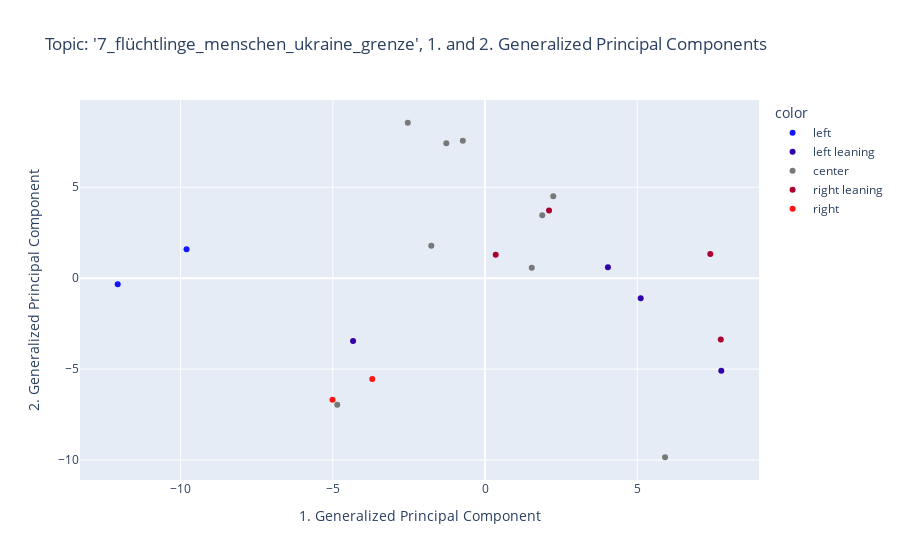

Notebook code cell kept with this figure:
### Code cell
from glmpca import glmpca
res = glmpca.glmpca(N.values, 3)
factors= res["factors"]
fig = px.scatter(
    x=factors[:,1], 
    y=factors[:,2], 
    color=[political_spectrum_dict[medium] for medium in N.columns.to_list()],
    color_discrete_sequence=color_palette,
    hover_data=[N.columns.to_list()], 
    title=f'Topic: \'{topic}\', 1. and 2. Generalized Principal Components',
        labels={
            "x": "1. Generalized Principal Component",
            "y": "2. Generalized Principal Component",
        },
    )
fig.show()

### Figure 1 — Plotly figure (JSON) as saved in the notebook; plotly's stock layout.template omitted (floating-point values rounded to 4 significant figures)
{"data": [{"customdata": [["junge Welt"], ["NachDenkSeiten"]], "hovertemplate": "color=left<br>1. Generalized Principal Component=%{x}<br>2. Generalized Principal Component=%{y}<br>hover_data_0=%{customdata[0]}<extra></extra>", "legendgroup": "left", "marker": {"color": "rgb(20.0, 20.0, 255.0)", "symbol": "circle"}, "mode": "markers", "name": "left", "orientation": "v", "showlegend": true, "type": "scatter", "x": [-9.803, -12.06], "xaxis": "x", "y": [1.596, -0.3388], "yaxis": "y"}, {"customdata": [["taz"], ["Süddeutsche Zeitung"], ["stern TV"], ["DER SPIEGEL"]], "hovertemplate": "color=left leaning<br>1. Generalized Principal Component=%{x}<br>2. Generalized Principal Component=%{y}<br>hover_data_0=%{customdata[0]}<extra></extra>", "legendgroup": "left leaning", "marker": {"color": "rgb(50.0, 0.0, 170.0)", "symbol": "circle"}, "mode": "markers", "name": "left leaning", "orientation": "v", "showlegend": true, "type": "scatter", "x": [-4.334, 4.036, 7.76, 5.112], "xaxis": "x", "y": [-3.45, 0.5979, -5.084, -1.1], "yaxis": "y"}, {"customdata": [["Der Tagesspiegel"], ["ARD"], ["ZDF"], ["ZDFheute Nachrichten"], ["Bayerischer Rundfunk"], ["ntv Nachrichten"], ["ZEIT ONLINE"], ["faz"], ["WELT"]], "hovertemplate": "color=center<br>1. Generalized Principal Component=%{x}<br>2. Generalized Principal Component=%{y}<br>hover_data_0=%{customdata[0]}<extra></extra>", "legendgroup": "center", "marker": {"color": "rgb(120.0, 120.0, 120.0)", "symbol": "circle"}, "mode": "markers", "name": "center", "orientation": "v", "showlegend": true, "type": "scatter", "x": [-0.7292, -2.538, 2.242, 1.88, 5.912, -1.765, 1.535, -1.271, -4.854], "xaxis": "x", "y": [7.55, 8.545, 4.504, 3.461, -9.845, 1.783, 0.5685, 7.413, -6.955], "yaxis": "y"}, {"customdata": [["RTL"], ["FOCUS Online"], ["BILD"], ["NZZ Neue Zürcher Zeitung"]], "hovertemplate": "color=right leaning<br>1. Generalized Principal Component=%{x}<br>2. Generalized Principal Component=%{y}<br>hover_data_0=%{customdata[0]}<extra></extra>", "legendgroup": "right leaning", "marker": {"color": "rgb(170.0, 0.0, 50.0)", "symbol": "circle"}, "mode": "markers", "name": "right leaning", "orientation": "v", "showlegend": true, "type": "scatter", "x": [0.3504, 2.103, 7.744, 7.399], "xaxis": "x", "y": [1.289, 3.726, -3.371, 1.334], "yaxis": "y"}, {"customdata": [["Junge Freiheit"], ["COMPACTTV"]], "hovertemplate": "color=right<br>1. Generalized Principal Component=%{x}<br>2. Generalized Principal Component=%{y}<br>hover_data_0=%{customdata[0]}<extra></extra>", "legendgroup": "right", "marker": {"color": "rgb(255.0, 20.0, 20.0)", "symbol": "circle"}, "mode": "markers", "name": "right", "orientation": "v", "showlegend": true, "type": "scatter", "x": [-3.705, -5.011], "xaxis": "x", "y": [-5.538, -6.686], "yaxis": "y"}], "layout": {"legend": {"title": {"text": "color"}, "tracegroupgap": 0}, "title": {"text": "Topic: '7_flüchtlinge_menschen_ukraine_grenze', 1. and 2. Generalized Principal Components"}, "xaxis": {"anchor": "y", "domain": [0, 1], "title": {"text": "1. Generalized Principal Component"}}, "yaxis": {"anchor": "x", "domain": [0, 1], "title": {"text": "2. Generalized Principal Component"}}}}
